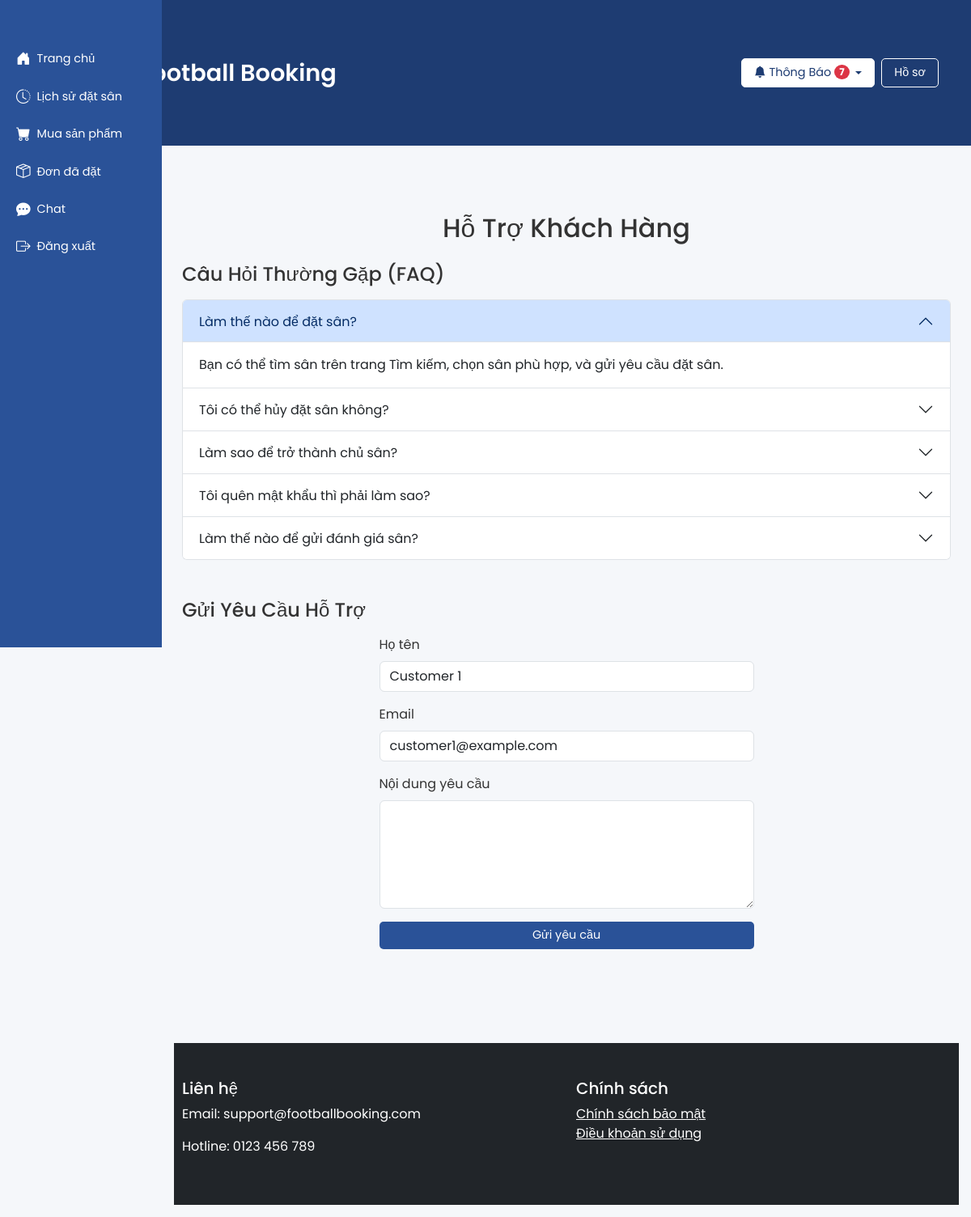
The page /support.php (signed in) on the database as committed earlier.
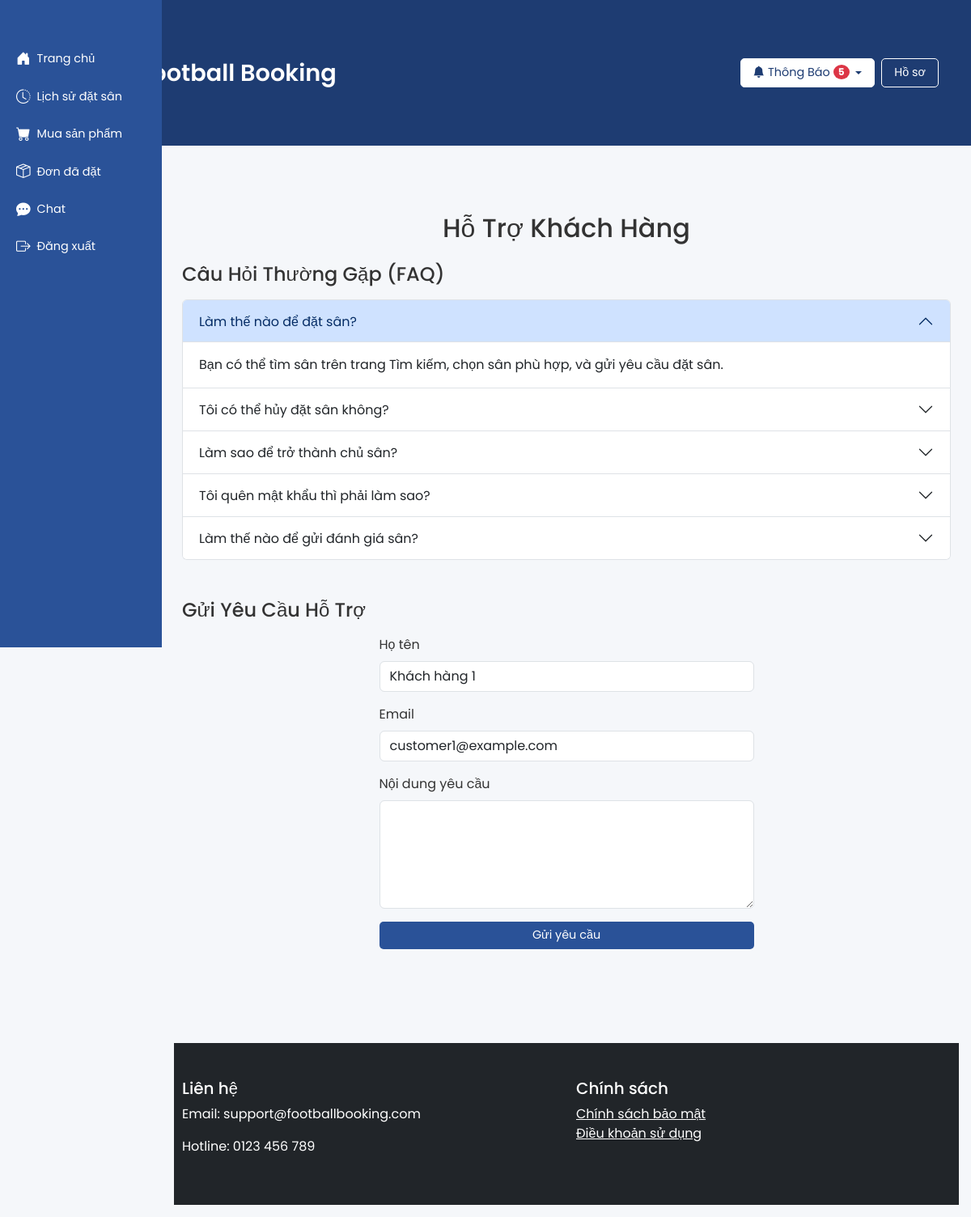
The same page on the database as committed later.
### tables this page shows
CREATE TABLE users (
    id INT AUTO_INCREMENT PRIMARY KEY,
    full_name VARCHAR(255) NOT NULL,
    email VARCHAR(255) UNIQUE NOT NULL,
    phone VARCHAR(20),
    password VARCHAR(255) NOT NULL,
    account_type ENUM('customer', 'owner', 'admin') NOT NULL,
    status ENUM('pending', 'approved', 'rejected') DEFAULT 'approved',
    created_at TIMESTAMP DEFAULT CURRENT_TIMESTAMP
);

### support.php (the view, shortened to what the changed rows need)
<?php
require_once 'includes/config.php';
require_once 'includes/header.php';
$faqs = [
    ['question' => 'Làm thế nào để đặt sân?', 'answer' => 'Bạn có thể tìm sân trên trang Tìm kiếm, chọn sân phù hợp, và gửi yêu cầu đặt sân.'],
    ['question' => 'Tôi có thể hủy đặt sân không?', 'answer' => 'Có, bạn có thể hủy đặt sân nếu còn trên 24 giờ trước giờ bắt đầu.'],
    ['question' => 'Làm sao để trở thành chủ sân?', 'answer' => 'Đăng ký tài khoản với loại "Chủ sân" và chờ admin phê duyệt.'],
    ['question' => 'Tôi quên mật khẩu thì phải làm sao?', 'answer' => 'Nhấn vào "Quên mật khẩu" trên trang đăng nhập để nhận hướng dẫn đặt lại.'],
    ['question' => 'Làm thế nào để gửi đánh giá sân?', 'answer' => 'Sau khi sử dụng sân, bạn có thể gửi đánh giá trên trang Đánh giá sân.'],
];
?>
<section class="support py-5">
    <div class="container">
        <h2 class="text-center mb-4">Hỗ Trợ Khách Hàng</h2>
        <div class="accordion mb-5" id="faqAccordion">
            <?php foreach ($faqs as $index => $faq): ?>
                <div class="accordion-item">
                    <h2 class="accordion-header" id="heading<?php echo $index; ?>">
                        <button class="accordion-button <?php echo $index === 0 ? '' : 'collapsed'; ?>" type="button" data-bs-toggle="collapse" data-bs-target="#collapse<?php echo $index; ?>" aria-expanded="<?php echo $index === 0 ? 'true' : 'false'; ?>" aria-controls="collapse<?php echo $index; ?>">
                            <?php echo htmlspecialchars($faq['question']); ?>
                        </button>
                    </h2>
                </div>
            <?php endforeach; ?>
        </div>
        <form method="POST" class="row justify-content-center">
            <div class="col-md-6">
                <div class="mb-3">
                    <label for="full_name" class="form-label">Họ tên</label>
                    <input type="text" name="full_name" id="full_name" class="form-control" value="<?php echo isset($_SESSION['user_id']) ? htmlspecialchars($pdo->query("SELECT full_name FROM users WHERE id = " . $_SESSION['user_id'])->fetchColumn()) : ''; ?>" required>
                </div>
                <div class="mb-3">
                    <label for="email" class="form-label">Email</label>
                    <input type="email" name="email" id="email" class="form-control" value="<?php echo isset($_SESSION['user_id']) ? htmlspecialchars($pdo->query("SELECT email FROM users WHERE id = " . $_SESSION['user_id'])->fetchColumn()) : ''; ?>" required>
                </div>
            </div>
        </form>
    </div>
</section>
<?php require_once 'includes/footer.php'; ?>

### includes/header.php (shortened to what the changed rows need)
<?php
$unread_notifications_count = 0;
if (isset($_SESSION['user_id'])) {
    $user_id = $_SESSION['user_id'];
    $stmt = $pdo->prepare("SELECT COUNT(*) FROM notifications WHERE user_id = ? AND is_read = 0");
    $stmt->execute([$user_id]);
    $unread_notifications_count = $stmt->fetchColumn();
}
?>
<!DOCTYPE html>
<html lang="vi">
<head>
    <link href="https://cdn.jsdelivr.net/npm/bootstrap@5.3.0/dist/css/bootstrap.min.css" rel="stylesheet">
    <link rel="stylesheet" href="https://cdn.jsdelivr.net/npm/bootstrap-icons@1.10.5/font/bootstrap-icons.css">
</head>
<body>
    <header>
        <div class="container d-flex justify-content-between align-items-center">
            <div class="d-flex align-items-center gap-2">
                <?php if (isset($_SESSION['user_id'])): ?>
                    <div class="dropdown">
                        <button class="btn btn-light dropdown-toggle d-flex align-items-center gap-1" type="button" id="notificationDropdown" data-bs-toggle="dropdown" aria-expanded="false">
                            <i class="bi bi-bell-fill"></i> Thông Báo
                            <?php if ($unread_notifications_count > 0): ?>
                                <span class="badge bg-danger"><?php echo $unread_notifications_count; ?></span>
                            <?php endif; ?>
                        </button>
                    </div>
                <?php else: ?>
                    <a href="/football_booking/login.php" class="btn btn-outline-light">Đăng nhập</a>
                    <a href="/football_booking/register.php" class="btn btn-outline-light">Đăng ký</a>
                <?php endif; ?>
            </div>
        </div>
    </header>
    <div class="main-content" id="main-content">

Rows that differ between the two databases and show on the page:
changed users "customer1@example.com": full_name "Customer 1" → "Khách hàng 1"
Other text that changed with them:
$unread_notifications_count: "7" → "5"
